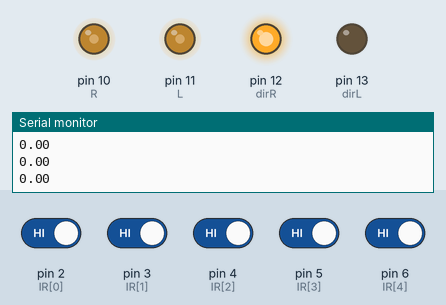
Recording of a sketch running on a simulated Arduino Uno, built with avr-gcc and run on an emulated ATmega328P. Parts: output pins drawn as LEDs (lit = HIGH), the last lines printed to the serial monitor. The inputs (shaded band) are chosen by the test bench; at power-on: pin 2 (IR[0]), pin 3 (IR[1]), pin 4 (IR[2]), pin 5 (IR[3]), pin 6 (IR[4]) HIGH.

Above: at 1.2 s.
1.3 s: pin 2 (IR[0]) driven LOW
At 1.8 s:
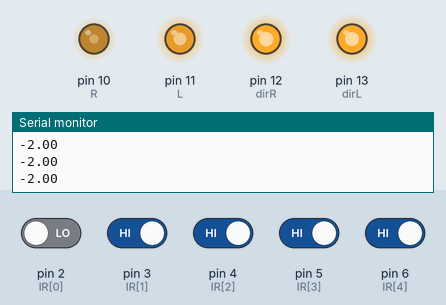
2.8 s: pin 6 (IR[4]) driven LOW
At 3.5 s:
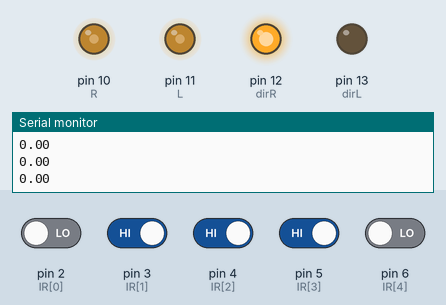
4.3 s: pin 5 (IR[3]) driven LOW
At 5.5 s:
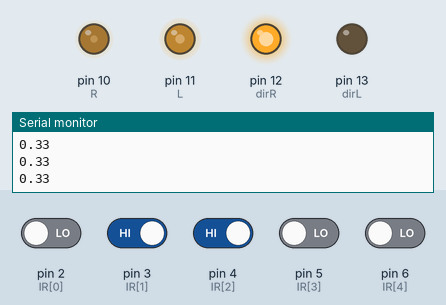
5.8 s: pin 2 (IR[0]) driven HIGH
At 6.2 s:
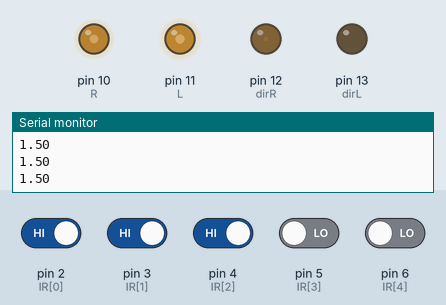
7.3 s: pin 3 (IR[1]) driven LOW
At 8.1 s:
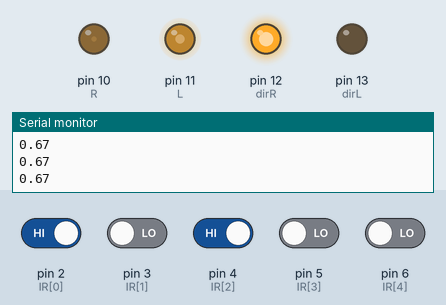
8.8 s: pin 3 (IR[1]) driven HIGH
At 9.7 s:
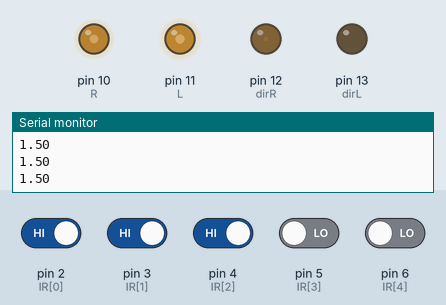
Timing chart, 0 to 11.3 s (numbered marks = the images above; inputs shaded):
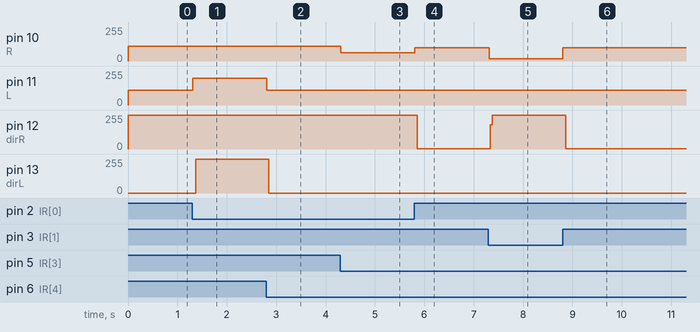

The sketch:

Part2_Pctrl.ino
```cpp
//모터11 유성17 몸통 46

//백색 LOW 선
#define dirR 12 //모터A 방향
#define dirL 13 //모터B 방향
#define R 10    //모터A 속도
#define L 11    //모터B 속도
#define MX_Speed 110
#define Kp 140 //블루투스로 값 바꿀건지, 매번 연결해 바꿀지 결정

//모터 외부전원 시 OPT 점퍼캡 제거 필수

bool isOnLine[5];
int IR[5] = {2,3,4,5,6}; //기본 센서
int IR2[2] = {7,8}; //마크 체크용 센서
int count;
int sum;

long time;
int MK = 0;
bool StopMV = false;

float error = 0;
float P;

void setup() {
  pinMode(dirR, OUTPUT); // DC모터의 방향제어 pinMode를 설정합니다.
  digitalWrite(dirR, HIGH); // DC모터의 회전 방향을 정해줍니다.//회로 연결상태에 따라서 LOW가 전진일지 HIGH가 전진인지 정해집니다.

  pinMode(dirL, OUTPUT); // DC모터의 방향제어 pinMode를 설정합니다.
  digitalWrite(dirL, LOW); // DC모터의 회전 방향을 정해줍니다.

  Serial.begin(9600);
}

void loop() {
  time = millis();
  //ChkMK();
  chkIR();
  Move();
}

void ChkMK(){
  //시작후 10초 경과시에만 작동(시작 라인 무시)
  if(time>=10000){
    MK = 0;
    if(digitalRead(IR2[0])==LOW){
      MK++;
    }
    if(digitalRead(IR2[1])==LOW){
      MK++;
    }

    if(MK>=2){
    if(digitalRead(IR[0]) == LOW || digitalRead(IR[4]) == LOW){
        return;
      }
      else{
          StopMV = true;
      }
    }
  }
}

// 위치에 따른 각 IR의 값
// -2 -1 0 1 2
// (2-i) 로 표현

// Error 표 (IR 센서값에 따른)
// +2.0 : 00001
// +1.5 : 00011
// +1.0 : 00010 = 00111
// +0.5 : 00110
//  0.0 : 00100 = 01110 = 11111(교차선)
// -0.5 : 01100
// -1.0 : 01000 = 11100
// -1.5 : 11000
// -2.0 : 10000
//마킹을 감지할지 안 할지는 모르겠음...

//for문 돌면서 적외선 센서값 측정해서, error 산출
void chkIR(){

  //1. 변수 초기화
  error = 0;
  count = 0;
  sum = 0;

  //2. 적외선 센서값 읽기, 흰 선이면 LOW
  for (int i = 0; i < 5; i++){

    if(digitalRead(IR[i]) == LOW){
      sum += (i-2); //-2 -1 0 1 2
      count ++;
    }
  }

  //3. error 값 생성
  //직진이 아니라면, 반응 센서 갯수로 나눔
  if(sum != 0){
    error = (float)sum / count; //소수 결과 보존하도록 분자 명시적 형변환
  }
  //직진이라면 그냥 sum 사용
  else{
    error = sum;
  }
  Serial.println(error);
}

void Move(){
  if(!StopMV){
      digitalWrite(dirR, HIGH);
      digitalWrite(dirL, LOW);

    //직진이면 그냥 풀악셀
    if(error==0){

        analogWrite(R, MX_Speed);
        analogWrite(L, MX_Speed);
    }

    //error가 음수, 왼쪽에서 선 감지, 왼바퀴 감속
    else if(error < 0){
      P = -error * Kp;

      analogWrite(R, MX_Speed);

      if(P > MX_Speed){
        digitalWrite(dirL, HIGH);
        analogWrite(L, 200);
      }
      else{
        analogWrite(L, P - MX_Speed);
      }
    }

    //error가 양수, 오른쪽에서 선 감지, 오른바퀴 감속
    else if(error > 0){
      analogWrite(L, MX_Speed);

      P = error * Kp;
      if(P > MX_Speed){
        digitalWrite(dirR, LOW);
        analogWrite(R, P - MX_Speed);
      }
      else{
        analogWrite(R, MX_Speed - P);
      }
    }
  }
}
```

Measured:
- after the input at 1.3 s, pin 11 (L): 110/255 → 200/255 at once; pin 13 (dirL): 0/255 → 254/255 after 0.07 s
- after the input at 2.8 s, pin 11 (L): 200/255 → 110/255 at once; pin 13 (dirL): 254/255 → 0/255 after 0.05 s
- after the input at 4.3 s, pin 10 (R): 110/255 → 63/255 at once
- after the input at 5.8 s, pin 10 (R): 63/255 → 100/255 at once; pin 12 (dirR): 255/255 → 1/255 after 0.06 s
- after the input at 7.3 s, pin 10 (R): 100/255 → 16/255 at once; pin 12 (dirR): 1/255 → 255/255 at once
- after the input at 8.8 s, pin 10 (R): 16/255 → 100/255 at once; pin 12 (dirR): 255/255 → 1/255 after 0.06 s
